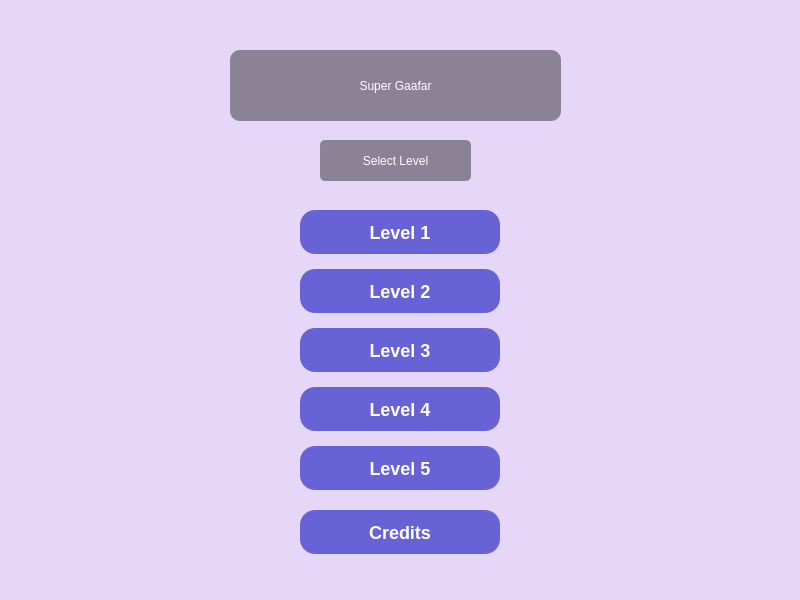
<?xml version="1.0" encoding="UTF-8"?>
<ui version="4.0">
 <class>LevelSelection</class>
 <widget class="QMainWindow" name="LevelSelection">
  <property name="geometry">
   <rect>
    <x>0</x>
    <y>0</y>
    <width>800</width>
    <height>600</height>
   </rect>
  </property>
  <property name="windowTitle">
   <string>Super Gaafar - Level Selection</string>
  </property>
  <property name="styleSheet">
   <string notr="true">background-color: #e6d6f7;</string>
  </property>
  <widget class="QWidget" name="centralwidget">
   <widget class="QWidget" name="contentContainer" native="true">
    <property name="geometry">
     <rect>
      <x>0</x>
      <y>0</y>
      <width>800</width>
      <height>600</height>
     </rect>
    </property>
    <property name="styleSheet">
     <string notr="true">background-color: transparent;</string>
    </property>
    <widget class="QLabel" name="titleLabel">
     <property name="geometry">
      <rect>
       <x>230</x>
       <y>50</y>
       <width>331</width>
       <height>71</height>
      </rect>
     </property>
     <property name="styleSheet">
      <string notr="true">color: white;
background-color: rgba(0, 0, 0, 100);
padding: 10px;
border-radius: 10px;</string>
     </property>
     <property name="text">
      <string>Super Gaafar</string>
     </property>
     <property name="alignment">
      <set>Qt::AlignmentFlag::AlignCenter</set>
     </property>
    </widget>
    <widget class="QLabel" name="selectLevelLabel">
     <property name="geometry">
      <rect>
       <x>320</x>
       <y>140</y>
       <width>151</width>
       <height>41</height>
      </rect>
     </property>
     <property name="styleSheet">
      <string notr="true">color: white; 
background-color: rgba(0, 0, 0, 100); 
padding: 5px; 
border-radius: 5px;</string>
     </property>
     <property name="text">
      <string>Select Level</string>
     </property>
     <property name="alignment">
      <set>Qt::AlignmentFlag::AlignCenter</set>
     </property>
    </widget>
    <widget class="QPushButton" name="level1Button">
     <property name="geometry">
      <rect>
       <x>300</x>
       <y>210</y>
       <width>200</width>
       <height>44</height>
      </rect>
     </property>
     <property name="minimumSize">
      <size>
       <width>200</width>
       <height>0</height>
      </size>
     </property>
     <property name="maximumSize">
      <size>
       <width>200</width>
       <height>16777215</height>
      </size>
     </property>
     <property name="styleSheet">
      <string notr="true">QPushButton {
    background-color: rgba(50, 50, 200, 180);
    color: white;
    border-radius: 15px;
    font-weight: bold;
    font-size: 18px;
    padding: 10px;
}
QPushButton:hover {
    background-color: rgba(80, 80, 255, 200);
}</string>
     </property>
     <property name="text">
      <string>Level 1</string>
     </property>
    </widget>
    <widget class="QPushButton" name="level2Button">
     <property name="geometry">
      <rect>
       <x>300</x>
       <y>269</y>
       <width>200</width>
       <height>44</height>
      </rect>
     </property>
     <property name="minimumSize">
      <size>
       <width>200</width>
       <height>0</height>
      </size>
     </property>
     <property name="maximumSize">
      <size>
       <width>200</width>
       <height>16777215</height>
      </size>
     </property>
     <property name="styleSheet">
      <string notr="true">QPushButton {
    background-color: rgba(50, 50, 200, 180);
    color: white;
    border-radius: 15px;
    font-weight: bold;
    font-size: 18px;
    padding: 10px;
}
QPushButton:hover {
    background-color: rgba(80, 80, 255, 200);
}</string>
     </property>
     <property name="text">
      <string>Level 2</string>
     </property>
    </widget>
    <widget class="QPushButton" name="level3Button">
     <property name="geometry">
      <rect>
       <x>300</x>
       <y>328</y>
       <width>200</width>
       <height>44</height>
      </rect>
     </property>
     <property name="minimumSize">
      <size>
       <width>200</width>
       <height>0</height>
      </size>
     </property>
     <property name="maximumSize">
      <size>
       <width>200</width>
       <height>16777215</height>
      </size>
     </property>
     <property name="styleSheet">
      <string notr="true">QPushButton {
    background-color: rgba(50, 50, 200, 180);
    color: white;
    border-radius: 15px;
    font-weight: bold;
    font-size: 18px;
    padding: 10px;
}
QPushButton:hover {
    background-color: rgba(80, 80, 255, 200);
}</string>
     </property>
     <property name="text">
      <string>Level 3</string>
     </property>
    </widget>
    <widget class="QPushButton" name="level4Button">
     <property name="geometry">
      <rect>
       <x>300</x>
       <y>387</y>
       <width>200</width>
       <height>44</height>
      </rect>
     </property>
     <property name="minimumSize">
      <size>
       <width>200</width>
       <height>0</height>
      </size>
     </property>
     <property name="maximumSize">
      <size>
       <width>200</width>
       <height>16777215</height>
      </size>
     </property>
     <property name="styleSheet">
      <string notr="true">QPushButton {
    background-color: rgba(50, 50, 200, 180);
    color: white;
    border-radius: 15px;
    font-weight: bold;
    font-size: 18px;
    padding: 10px;
}
QPushButton:hover {
    background-color: rgba(80, 80, 255, 200);
}</string>
     </property>
     <property name="text">
      <string>Level 4</string>
     </property>
    </widget>
    <widget class="QPushButton" name="level5Button">
     <property name="geometry">
      <rect>
       <x>300</x>
       <y>446</y>
       <width>200</width>
       <height>44</height>
      </rect>
     </property>
     <property name="minimumSize">
      <size>
       <width>200</width>
       <height>0</height>
      </size>
     </property>
     <property name="maximumSize">
      <size>
       <width>200</width>
       <height>16777215</height>
      </size>
     </property>
     <property name="styleSheet">
      <string notr="true">QPushButton {
    background-color: rgba(50, 50, 200, 180);
    color: white;
    border-radius: 15px;
    font-weight: bold;
    font-size: 18px;
    padding: 10px;
}
QPushButton:hover {
    background-color: rgba(80, 80, 255, 200);
}</string>
     </property>
     <property name="text">
      <string>Level 5</string>
     </property>
    </widget>
    <widget class="QPushButton" name="creditsButton">
     <property name="geometry">
      <rect>
       <x>300</x>
       <y>510</y>
       <width>200</width>
       <height>44</height>
      </rect>
     </property>
     <property name="minimumSize">
      <size>
       <width>200</width>
       <height>0</height>
      </size>
     </property>
     <property name="maximumSize">
      <size>
       <width>200</width>
       <height>16777215</height>
      </size>
     </property>
     <property name="styleSheet">
      <string notr="true">QPushButton {
    background-color: rgba(50, 50, 200, 180);
    color: white;
    border-radius: 15px;
    font-weight: bold;
    font-size: 18px;
    padding: 10px;
}
QPushButton:hover {
    background-color: rgba(80, 80, 255, 200);
}</string>
     </property>
     <property name="text">
      <string>Credits</string>
     </property>
    </widget>
   </widget>
  </widget>
 </widget>
 <resources/>
 <connections/>
</ui>
